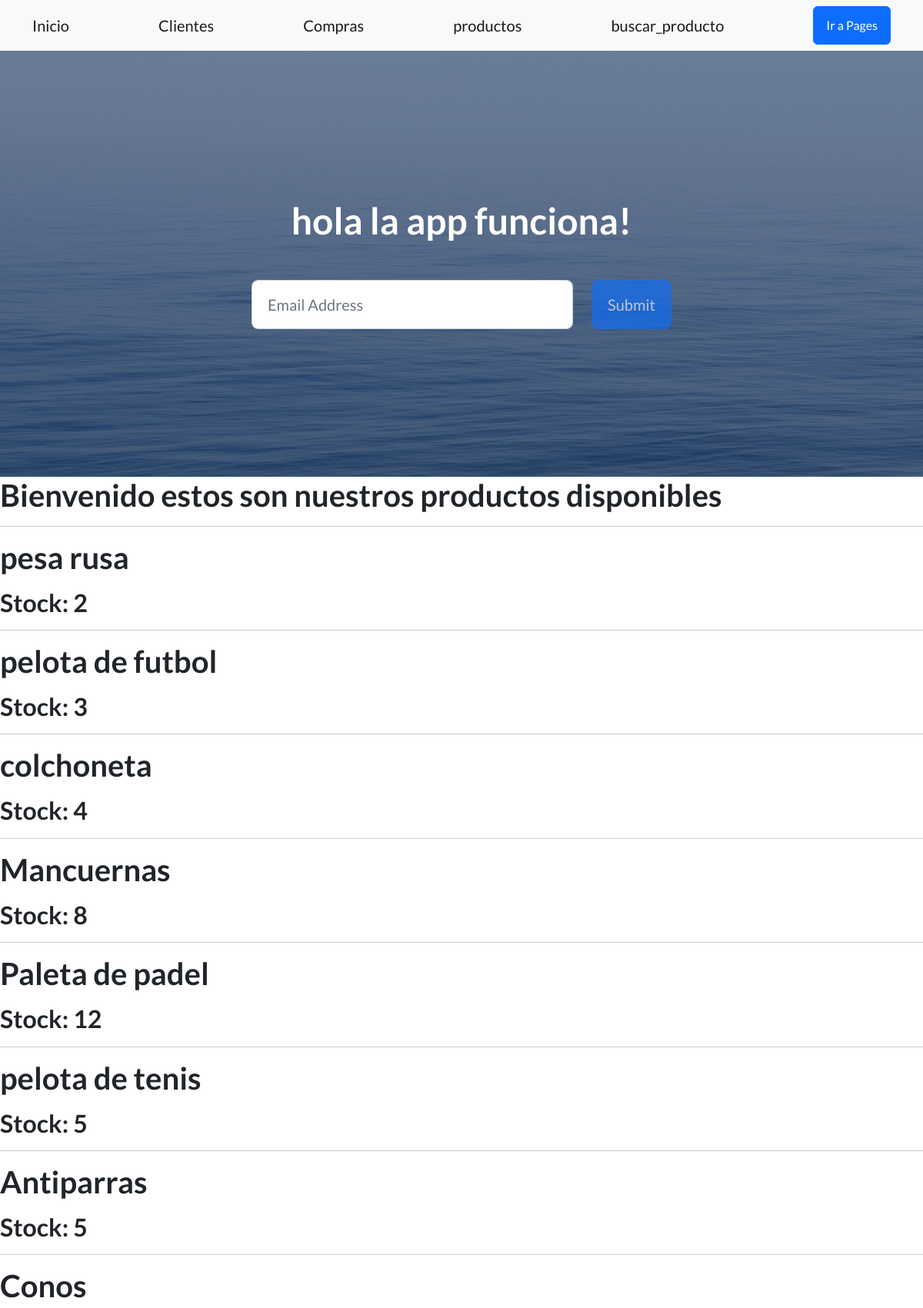
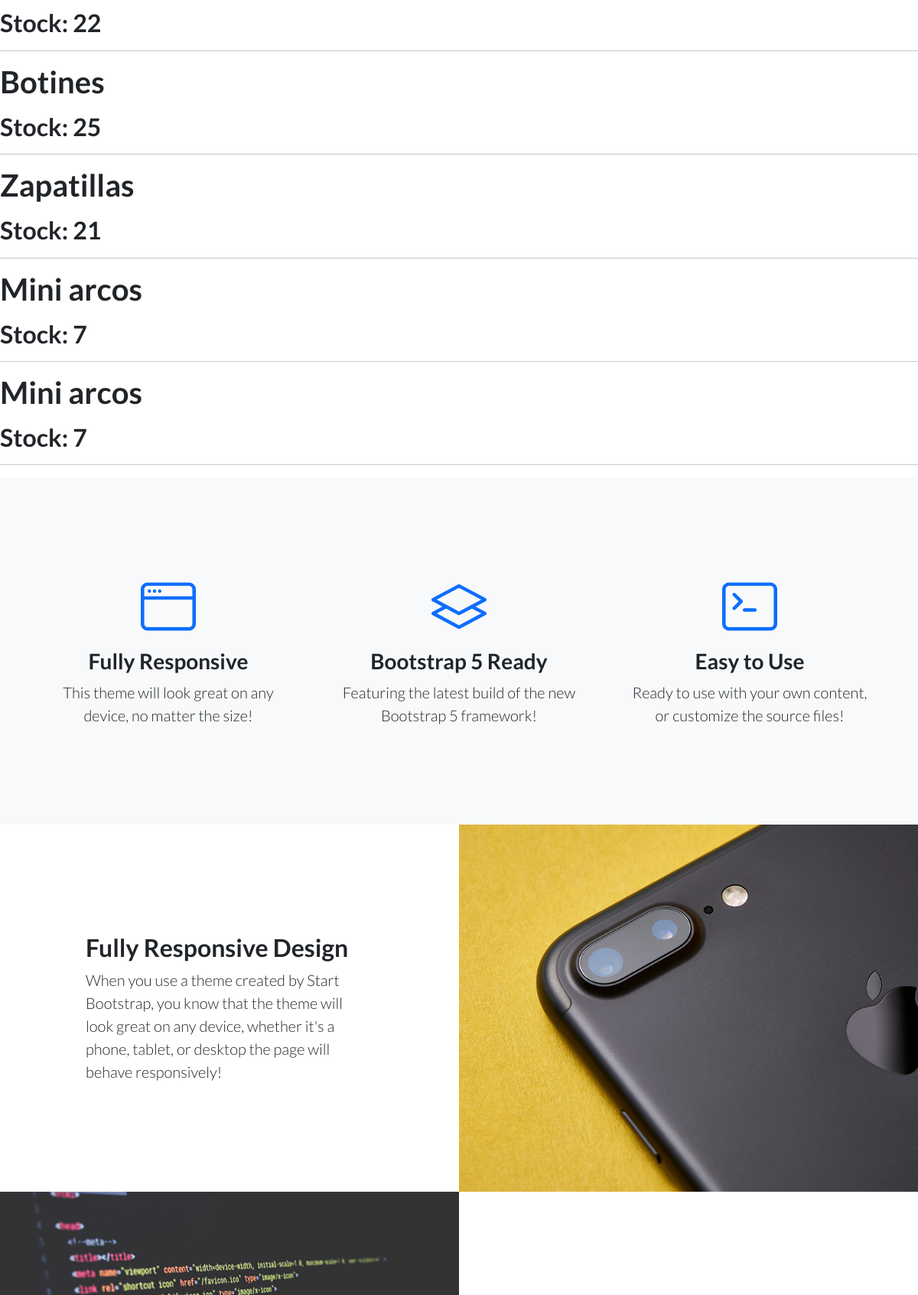
/productos/ (upper part), run on the app's committed database (2 pictures, top to bottom).
### blog/models.py (models this page shows, shortened)
class producto(models.Model):
    nombre_prod = models.CharField(max_length=100)
    precio = models.IntegerField()
    stock = models.IntegerField()

### blog/views.py (the view)
# urls.py: path("productos/", productos, name="productos"),
def productos(request):
    if request.method == "POST":
        form = ProductoForm(request.POST)
        if form.is_valid():
            form.save()
            form = ProductoForm()
    else:
        form = ProductoForm()
    productos = producto.objects.all()
    return render(
        request,
        "blog/form_productos.html",
        {
            "form": form,
            "productos": productos,
        },
    )

### blog/forms.py
class ProductoForm(forms.ModelForm):
    class Meta:
        model = producto
        fields = ['nombre_prod', 'stock', 'precio']

### blog/templates/blog/form_productos.html (shortened to what this page needs)
{% extends "blog/inicio.html" %}
{% load static %}
{% block contenidoQueCambia %}
<h1>Bienvenido estos son nuestros productos disponibles</h1>
<hr>
{% for producto in productos %}
    <h1><p>{{ producto.nombre_prod }}</p></h1>
    <h2><p>Stock: {{ producto.stock }}</p></h2>
    <hr>
{% empty %}
    <p>No hay productos cargados</p>
{% endfor %}
{% endblock %}

### data on the page
producto: nombre_prod "pesa rusa", stock "2"
producto: nombre_prod "pelota de futbol", stock "3"
producto: nombre_prod "colchoneta", stock "4"
producto: nombre_prod "Mancuernas", stock "8"
producto: nombre_prod "Paleta de padel", stock "12"
producto: nombre_prod "pelota de tenis", stock "5"
producto: nombre_prod "Antiparras", stock "5"
producto: nombre_prod "Conos", stock "22"
producto: nombre_prod "Botines", stock "25"
producto: nombre_prod "Zapatillas", stock "21"
producto: nombre_prod "Mini arcos", stock "7"
producto: nombre_prod "Mini arcos", stock "7"
